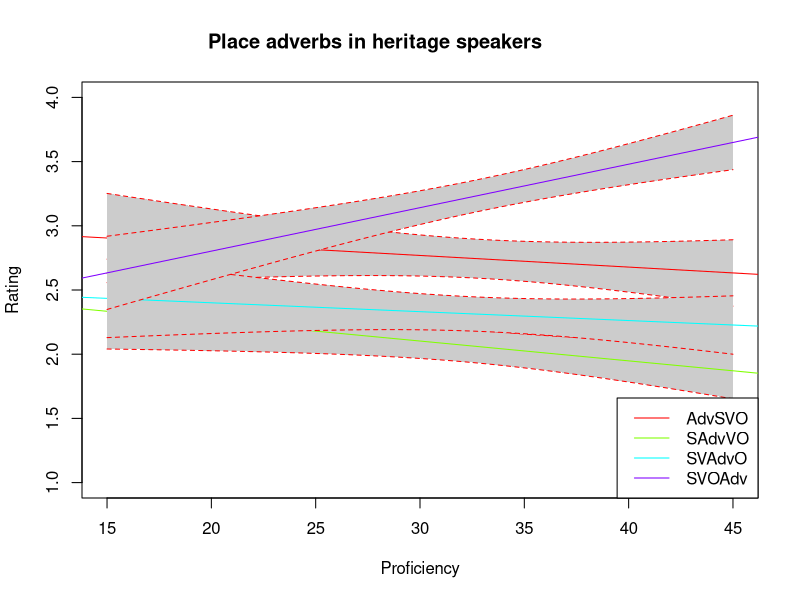
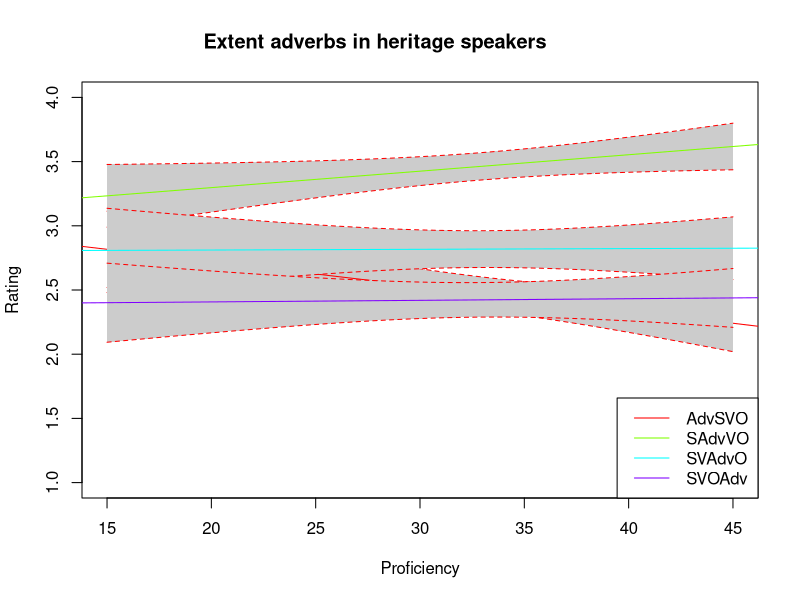
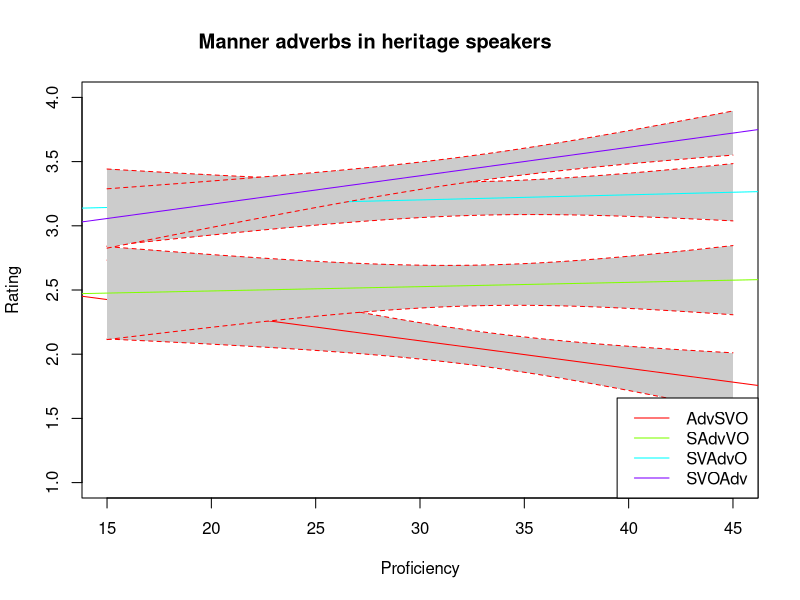
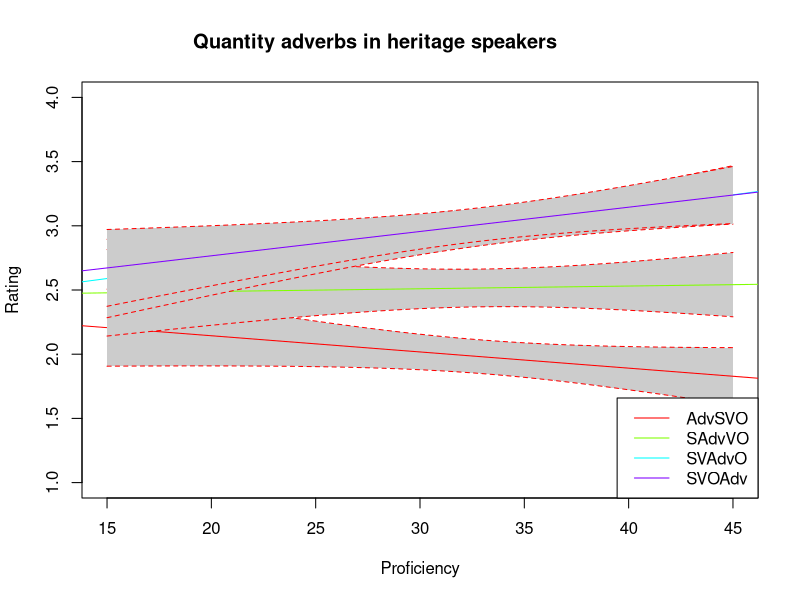
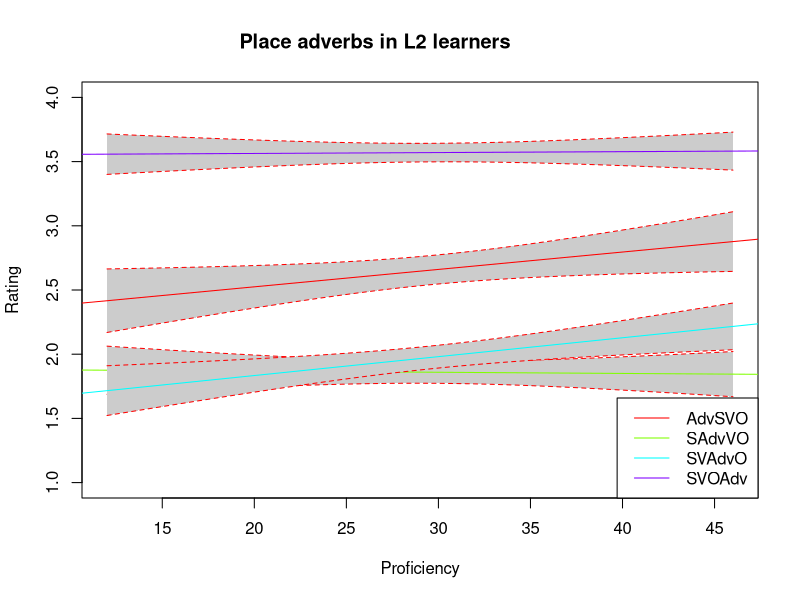
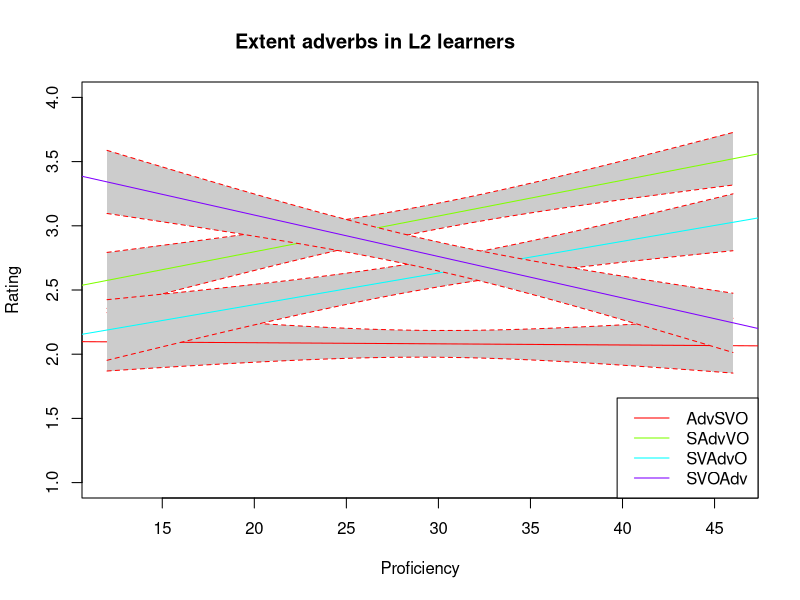
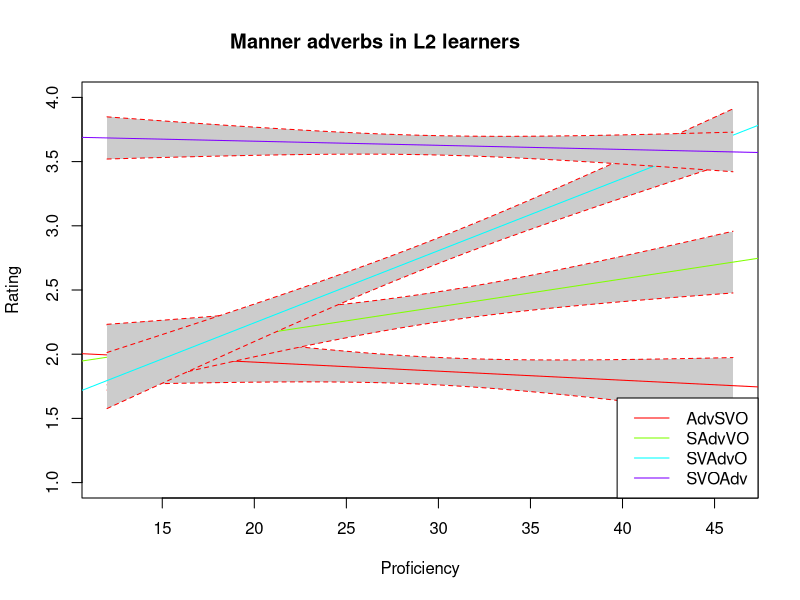
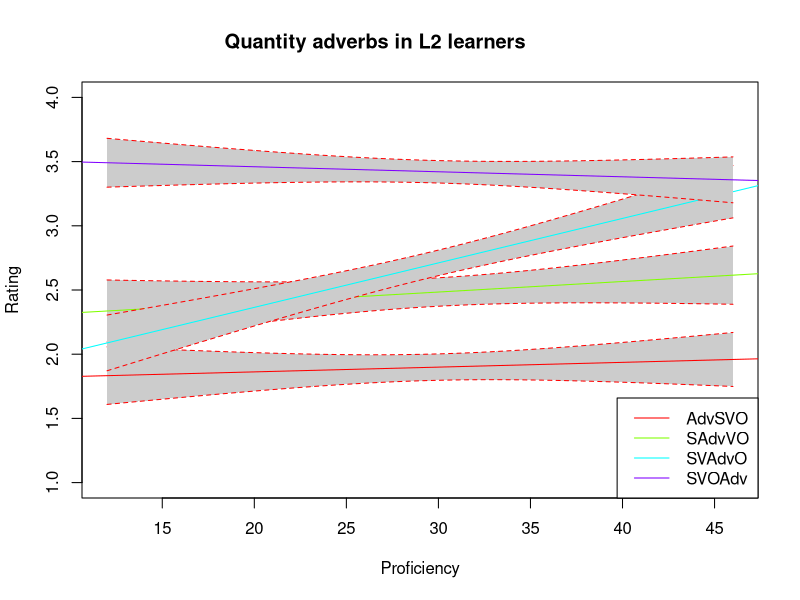

These figures' R source, in order:
full_df <- read.csv(file='ajt_data.csv')

make_plots <- function(df, group_string) {
  # loop through each adverb class
  for (adverb_class in unique(df$Adverb_Class)) {
    # make a plot
    filename = paste("proficiency_plots/", paste(gsub(" ", "_", group_string), adverb_class, sep="_"), ".png", sep="")
    png(filename, width = 450, height = 450)

    only_adverb_class_df <- df[df$Adverb_Class %in% c(adverb_class),]
    plot(Rating ~ Proficiency, data = only_adverb_class_df, type = 'n')

    # create a vector to store model names
    model_names <- unique(only_adverb_class_df$Structure)

    # create an empty vector to store the colors for the legend
    legend_colors <- vector("character", length = length(model_names))

    for (i in 1:length(model_names)) {
      structure <- model_names[i]
      only_structure_df <- only_adverb_class_df[only_adverb_class_df$Structure %in% c(structure),]

      mod <- lm(Rating ~ Proficiency, data = only_structure_df)

      newx <- seq(min(only_structure_df$Proficiency), max(only_structure_df$Proficiency), length.out=100)

      preds <- predict(mod, newdata = data.frame(Proficiency=newx), interval = 'confidence')

      # confidence interval
      polygon(c(rev(newx), newx), c(rev(preds[ ,3]), preds[ ,2]), col = 'grey80', border = NA)

      # model
      abline(mod, col = rainbow(length(model_names))[i])

      # intervals
      lines(newx, preds[ ,3], lty = 'dashed', col = 'red')
      lines(newx, preds[ ,2], lty = 'dashed', col = 'red')

      # store colors for legend
      legend_colors[i] <- rainbow(length(model_names))[i]
    }

    # Adjust the plot margins to make space for the legend
    par(mar=c(5.1, 4.1, 4.1, 6.6))

    # Add extra space to right of plot area; change clipping to figure
    par(xpd=TRUE)
    legend("bottomright", legend = model_names, col = legend_colors, lwd = 1)
    title(main = paste(adverb_class, "adverbs in", group_string))

    # finish saving the plot
    dev.off()
    par(xpd=FALSE)
  }
}

# filter to only heritage speakers
hs_df <- full_df[full_df$Group %in% c("HS Low", "HS Int", "HS High"),]
make_plots(hs_df, "heritage speakers")

l2_df <- full_df[full_df$Group %in% c("Low", "Int", "High"),]
make_plots(l2_df, "L2 learners")
